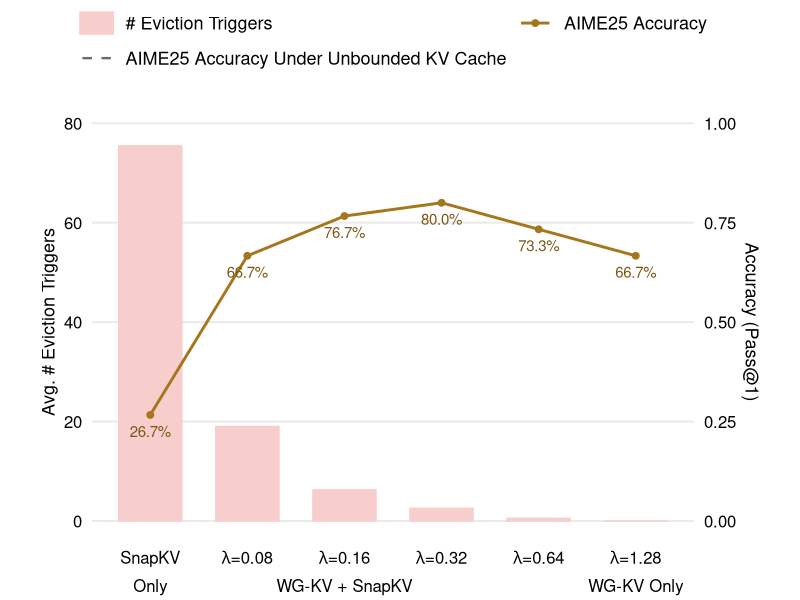

Write the R code that produced this figure.
library(tidyverse)

label_map <- c(
  "Off" = "atop('SnapKV','Only')",
  "0.08" = "lambda*'='*0.08",
  "0.16" = "atop(lambda*'='*0.16,'WG-KV + SnapKV')",
  "0.32" = "lambda*'='*0.32",
  "0.64" = "lambda*'='*0.64",
  "1.28" = "atop(lambda*'='*1.28,'WG-KV Only')"
)

baseline_accuracy <- read_csv("data/snapkv_no.csv") %>%
  filter(lambda == "Off") %>%
  pull(accuracy) %>%
  first()

left_breaks <- seq(0, 80, 20)
scale_factor <- max(left_breaks)

data <- read_csv("data/snapkv_4096.csv") %>%
  mutate(
    label = factor(lambda, levels = names(label_map), labels = unname(label_map)),
    accuracy_scaled = accuracy * scale_factor,
    accuracy_label = scales::percent(accuracy, accuracy = 0.1)
  )

plot <- ggplot(data, aes(x = label)) +
  geom_col(
    aes(y = num_evict, color = "# Eviction Triggers"),
    width = 0.65,
    fill = "#f8cecc"
  ) +
  geom_hline(
    aes(
      yintercept = baseline_accuracy * scale_factor,
      color = "AIME25 Accuracy Under Unbounded KV Cache"
    ),
    linewidth = 0.8,
    linetype = "dashed"
  ) +
  geom_line(
    aes(y = accuracy_scaled, color = "AIME25 Accuracy", group = 1),
    linewidth = 1
  ) +
  geom_point(
    aes(y = accuracy_scaled, color = "AIME25 Accuracy"),
    size = 2
  ) +
  geom_text(
    aes(y = accuracy_scaled, label = accuracy_label),
    colour = "#7b5715",
    vjust = 2.0,
    size = 3.8,
    show.legend = FALSE
  ) +
  scale_color_manual(
    values = c(
      "# Eviction Triggers" = "#f8cecc",
      "AIME25 Accuracy" = "#a6761d",
      "AIME25 Accuracy Under Unbounded KV Cache" = "#6b6b6b"
    ),
    breaks = c(
      "# Eviction Triggers",
      "AIME25 Accuracy",
      "AIME25 Accuracy Under Unbounded KV Cache"
    ),
    name = NULL
  ) +
  guides(
    color = guide_legend(order = 2, nrow = 2, byrow = TRUE)
  ) +
  scale_x_discrete(labels = function(x) parse(text = x)) +
  scale_y_continuous(
    name = "Avg. # Eviction Triggers",
    limits = c(0, scale_factor),
    breaks = left_breaks,
    labels = scales::label_comma(),
    sec.axis = sec_axis(
      ~ . / scale_factor,
      name = "Accuracy (Pass@1)",
      breaks = seq(0, 1, 0.25),
      labels = scales::label_number(accuracy = 0.01)
    )
  ) +
  theme_minimal(base_size = 16) +
  theme(
    axis.title.x = element_blank(),
    axis.title.y = element_text(size = 13, colour = "black"),
    axis.text.x = element_text(size = 12, colour = "black"),
    axis.text.y = element_text(size = 12, colour = "black"),
    legend.position = "top",
    legend.text = element_text(size = 13),
    legend.key.width = grid::unit(0.9, "cm"),
    panel.grid.minor = element_blank(),
    panel.grid.major.x = element_blank(),
    plot.margin = margin(0, 30, 0, 30)
  )

ggsave("snapkv_short.pdf", plot, width = 6.4, height = 3.2, units = "in")
